Frame 1 (no input): blank canvas, image omitted
Frame 60 (no input): blank canvas, image omitted
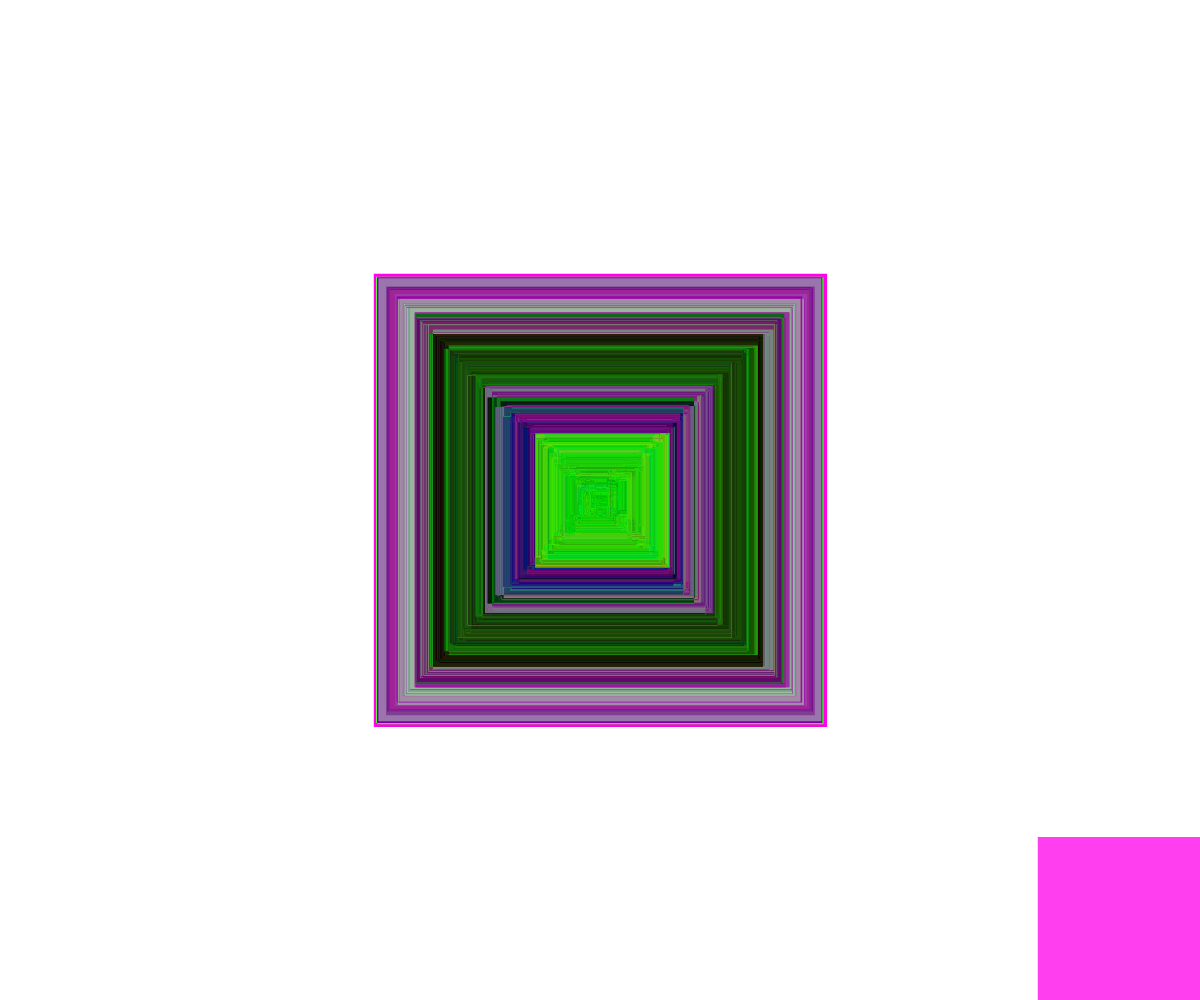
Frame 120 (the mouse pressed at the canvas centre since frame 60)

The p5.js sketch whose frames 1 and 60 were blank and that drew this single picture after the mouse press (run headless with seeded random() and noise() and a simulated clock; from frame 60 on, the mouse is pressed at the canvas centre):

// p5.js sketch
// ── sketch.js
function setup() {
	createCanvas(windowWidth, windowHeight);
	colorMode(HSB);
	background(255);
	noStroke();
	fill(255);
	blendMode(DIFFERENCE);
	rectMode(CENTER);
	textAlign(CENTER);
	p = [];
}

function draw() {
	if (mouseIsPressed) {
		noCursor();
		append(p, new Particle(mouseX, mouseY));
	}

	for (var i = 0; i < p.length; i++) {
		//addGravity(p[i]);
		addFriction(p[i]);
		addNoise(p[i]);
		p[i].update();
		p[i].show();
		killParticle(p[i]);
	}
}

function killParticle(particle) {
	if (particle.r < 1) {
		var k = p.indexOf(particle);
		p.splice(k, 1);
	}
}

function addFriction(particle) {
	var f = particle.vel.copy();
	f.normalize();
	f.mult(-1);
	f.mult(0.5);
	particle.applyForce(f);
}

function addNoise(particle) {
	var n = createVector(random(-1, 1), random(-1, 1));
	particle.applyForce(n);
}

function addGravity(particle) {
	var g = createVector(0, 1);
	particle.applyForce(g);
}

function Particle(x, y) {
	this.x = x;
	this.y = y;
	this.r = random(500);
	this.loc = createVector(this.x, this.y);
	this.vel = createVector(mouseX, mouseY).sub(createVector(pmouseX, pmouseY));
	this.acc = createVector(0, 0);
	this.t = String([0, 1, 2, 3, 4, 5, 6, 7, 8, 9][int(random(10))]);

	this.show = function() {
		fill( color( 125, random(155), random(255), random(255) ) );
		noStroke();
		rect(this.loc.x, this.loc.y, this.r, this.r);
	};

	this.update = function() {
		this.vel.add(this.acc);
		this.loc.add(this.vel);
		this.acc.mult(0);
		if (this.r > 0) {
			this.r /= 1.1;
		}
	};

	this.applyForce = function(f) {
		this.acc.add(f);
	};
}
